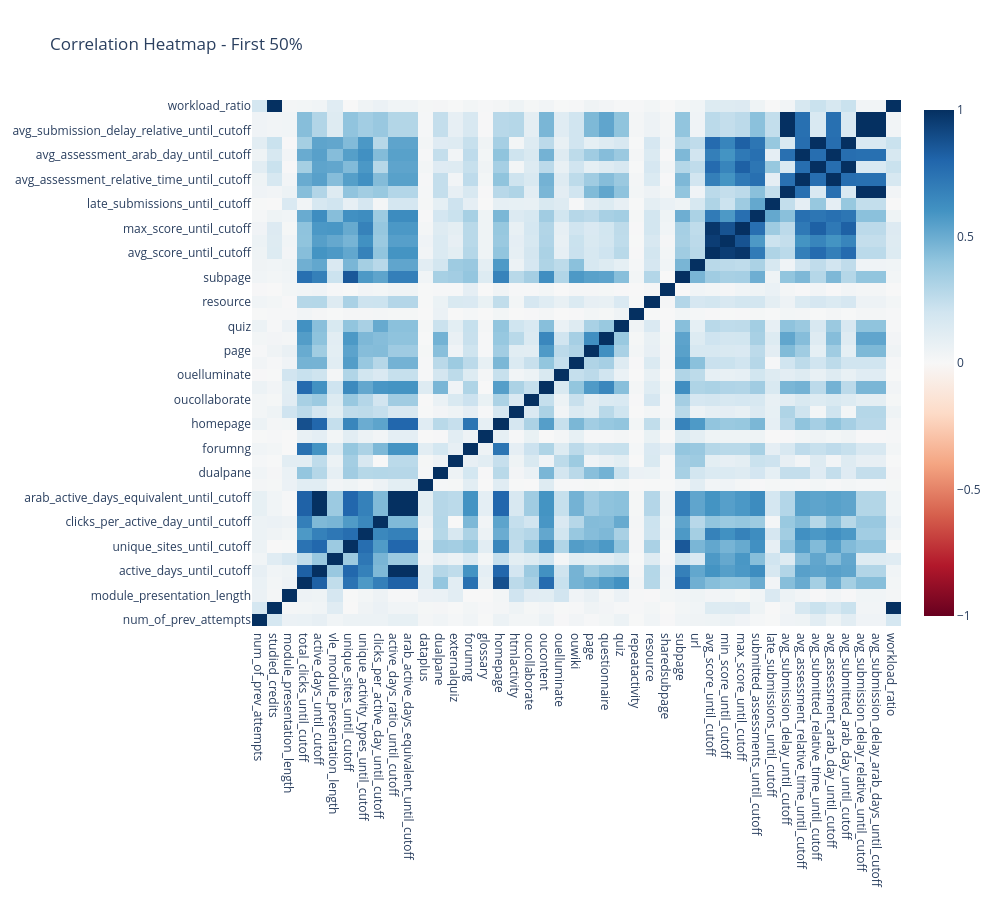

The notebook cell saved with this chart:
### Code cell
import plotly.graph_objects as go

fig = go.Figure(
    data=go.Heatmap(
        z=corr_matrix_50.values,
        x=corr_matrix_50.columns,
        y=corr_matrix_50.columns,
        colorscale="RdBu",
        zmin=-1,
        zmax=1
    )
)

fig.update_layout(
    title="Correlation Heatmap - First 50%",
    width=1000,
    height=900
)

fig.show()

### Figure 1 — Plotly figure (JSON) as saved in the notebook; plotly's stock layout.template omitted (floating-point values rounded to 4 significant figures; data arrays with more than 128 entries replaced by an {"elided": "..."} marker saying what was removed)
{"data": [{"colorscale": [[0, "rgb(103,0,31)"], [0.1, "rgb(178,24,43)"], [0.2, "rgb(214,96,77)"], [0.3, "rgb(244,165,130)"], [0.4, "rgb(253,219,199)"], [0.5, "rgb(247,247,247)"], [0.6, "rgb(209,229,240)"], [0.7, "rgb(146,197,222)"], [0.8, "rgb(67,147,195)"], [0.9, "rgb(33,102,172)"], [1, "rgb(5,48,97)"]], "type": "heatmap", "x": ["num_of_prev_attempts", "studied_credits", "module_presentation_length", "total_clicks_until_cutoff", "active_days_until_cutoff", "vle_module_presentation_length", "unique_sites_until_cutoff", "unique_activity_types_until_cutoff", "clicks_per_active_day_until_cutoff", "active_days_ratio_until_cutoff", "arab_active_days_equivalent_until_cutoff", "dataplus", "dualpane", "externalquiz", "forumng", "glossary", "homepage", "htmlactivity", "oucollaborate", "oucontent", "ouelluminate", "ouwiki", "page", "questionnaire", "quiz", "repeatactivity", "resource", "sharedsubpage", "subpage", "url", "avg_score_until_cutoff", "min_score_until_cutoff", "max_score_until_cutoff", "submitted_assessments_until_cutoff", "late_submissions_until_cutoff", "avg_submission_delay_until_cutoff", "avg_assessment_relative_time_until_cutoff", "avg_submitted_relative_time_until_cutoff", "avg_assessment_arab_day_until_cutoff", "avg_submitted_arab_day_until_cutoff", "avg_submission_delay_relative_until_cutoff", "avg_submission_delay_arab_days_until_cutoff", "workload_ratio"], "y": ["num_of_prev_attempts", "studied_credits", "module_presentation_length", "total_clicks_until_cutoff", "active_days_until_cutoff", "vle_module_presentation_length", "unique_sites_until_cutoff", "unique_activity_types_until_cutoff", "clicks_per_active_day_until_cutoff", "active_days_ratio_until_cutoff", "arab_active_days_equivalent_until_cutoff", "dataplus", "dualpane", "externalquiz", "forumng", "glossary", "homepage", "htmlactivity", "oucollaborate", "oucontent", "ouelluminate", "ouwiki", "page", "questionnaire", "quiz", "repeatactivity", "resource", "sharedsubpage", "subpage", "url", "avg_score_until_cutoff", "min_score_until_cutoff", "max_score_until_cutoff", "submitted_assessments_until_cutoff", "late_submissions_until_cutoff", "avg_submission_delay_until_cutoff", "avg_assessment_relative_time_until_cutoff", "avg_submitted_relative_time_until_cutoff", "avg_assessment_arab_day_until_cutoff", "avg_submitted_arab_day_until_cutoff", "avg_submission_delay_relative_until_cutoff", "avg_submission_delay_arab_days_until_cutoff", "workload_ratio"], "z": {"elided": "43x43 float values"}, "zmax": 1, "zmin": -1}], "layout": {"height": 900, "title": {"text": "Correlation Heatmap - First 50%"}, "width": 1000}}
